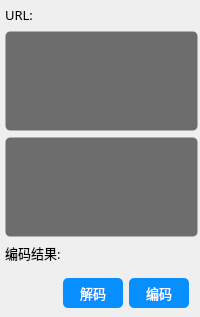
         <widget class="QWidget" name="page_22">
          <layout class="QVBoxLayout" name="verticalLayout_19">
           <property name="leftMargin">
            <number>5</number>
           </property>
           <property name="topMargin">
            <number>5</number>
           </property>
           <property name="rightMargin">
            <number>2</number>
           </property>
           <property name="bottomMargin">
            <number>0</number>
           </property>
           <item>
            <widget class="QLabel" name="label_url">
             <property name="minimumSize">
              <size>
               <width>0</width>
               <height>20</height>
              </size>
             </property>
             <property name="maximumSize">
              <size>
               <width>16777215</width>
               <height>20</height>
              </size>
             </property>
             <property name="font">
              <font>
               <family>OPPOSans B</family>
               <pointsize>10</pointsize>
               <stylestrategy>PreferAntialias</stylestrategy>
              </font>
             </property>
             <property name="text">
              <string>URL:</string>
             </property>
            </widget>
           </item>
           <item>
            <widget class="QLineEdit" name="lineEdit_encode_in">
             <property name="sizePolicy">
              <sizepolicy hsizetype="Expanding" vsizetype="Expanding">
               <horstretch>0</horstretch>
               <verstretch>0</verstretch>
              </sizepolicy>
             </property>
             <property name="minimumSize">
              <size>
               <width>0</width>
               <height>100</height>
              </size>
             </property>
             <property name="font">
              <font>
               <family>OPPOSans B</family>
               <pointsize>10</pointsize>
               <stylestrategy>PreferAntialias</stylestrategy>
              </font>
             </property>
             <property name="styleSheet">
              <string notr="true">background-color: rgb(25, 25, 25, 155);
border: 1px solid rgba(255, 255, 255, 0);
border-radius: 5px;
padding-left:10px;
padding-right:10px;</string>
             </property>
             <property name="alignment">
              <set>Qt::AlignLeading|Qt::AlignLeft|Qt::AlignTop</set>
             </property>
            </widget>
           </item>
           <item>
            <widget class="QLineEdit" name="lineEdit_decode_out">
             <property name="sizePolicy">
              <sizepolicy hsizetype="Expanding" vsizetype="Expanding">
               <horstretch>0</horstretch>
               <verstretch>0</verstretch>
              </sizepolicy>
             </property>
             <property name="minimumSize">
              <size>
               <width>0</width>
               <height>100</height>
              </size>
             </property>
             <property name="font">
              <font>
               <family>OPPOSans B</family>
               <pointsize>10</pointsize>
               <stylestrategy>PreferAntialias</stylestrategy>
              </font>
             </property>
             <property name="styleSheet">
              <string notr="true">background-color: rgb(25, 25, 25, 155);
border: 1px solid rgba(255, 255, 255, 0);
border-radius: 5px;
padding-left:10px;
padding-right:10px;</string>
             </property>
             <property name="alignment">
              <set>Qt::AlignLeading|Qt::AlignLeft|Qt::AlignTop</set>
             </property>
            </widget>
           </item>
           <item>
            <widget class="QLabel" name="label_result">
             <property name="minimumSize">
              <size>
               <width>0</width>
               <height>20</height>
              </size>
             </property>
             <property name="maximumSize">
              <size>
               <width>16777215</width>
               <height>20</height>
              </size>
             </property>
             <property name="font">
              <font>
               <family>OPPOSans B</family>
               <pointsize>10</pointsize>
               <stylestrategy>PreferAntialias</stylestrategy>
              </font>
             </property>
             <property name="text">
              <string>编码结果:</string>
             </property>
            </widget>
           </item>
           <item>
            <widget class="QWidget" name="horizontalWidget" native="true">
             <layout class="QHBoxLayout" name="horizontalLayout_7">
              <item>
               <spacer name="horizontalSpacer_3">
                <property name="orientation">
                 <enum>Qt::Horizontal</enum>
                </property>
                <property name="sizeHint" stdset="0">
                 <size>
                  <width>40</width>
                  <height>20</height>
                 </size>
                </property>
               </spacer>
              </item>
              <item>
               <widget class="QToolButton" name="toolButton_decode">
                <property name="minimumSize">
                 <size>
                  <width>60</width>
                  <height>30</height>
                 </size>
                </property>
                <property name="maximumSize">
                 <size>
                  <width>60</width>
                  <height>30</height>
                 </size>
                </property>
                <property name="font">
                 <font>
                  <family>OPPOSans B</family>
                  <pointsize>10</pointsize>
                  <stylestrategy>PreferAntialias</stylestrategy>
                 </font>
                </property>
                <property name="styleSheet">
                 <string notr="true">QToolButton {
	color: rgb(255, 255, 255);
	background-color: rgb(7, 143, 255);
	border-radius: 5px;
}

QToolButton::menu-indicator { 
	image: None;
}

 
QToolButton:hover {
	color: rgb(255, 255, 255);
	background-color: rgb(7, 143, 255);
}</string>
                </property>
                <property name="text">
                 <string>解码</string>
                </property>
               </widget>
              </item>
              <item>
               <widget class="QToolButton" name="toolButton_encode">
                <property name="minimumSize">
                 <size>
                  <width>60</width>
                  <height>30</height>
                 </size>
                </property>
                <property name="maximumSize">
                 <size>
                  <width>16777215</width>
                  <height>30</height>
                 </size>
                </property>
                <property name="font">
                 <font>
                  <family>OPPOSans B</family>
                  <pointsize>10</pointsize>
                  <stylestrategy>PreferAntialias</stylestrategy>
                 </font>
                </property>
                <property name="styleSheet">
                 <string notr="true">QToolButton {
	color: rgb(255, 255, 255);
	background-color: rgb(7, 143, 255);
	border-radius: 5px;
}

QToolButton::menu-indicator { 
	image: None;
}

 
QToolButton:hover {
	color: rgb(255, 255, 255);
	background-color: rgb(7, 143, 255);
}</string>
                </property>
                <property name="text">
                 <string>编码</string>
                </property>
               </widget>
              </item>
             </layout>
            </widget>
           </item>
          </layout>
         </widget>
